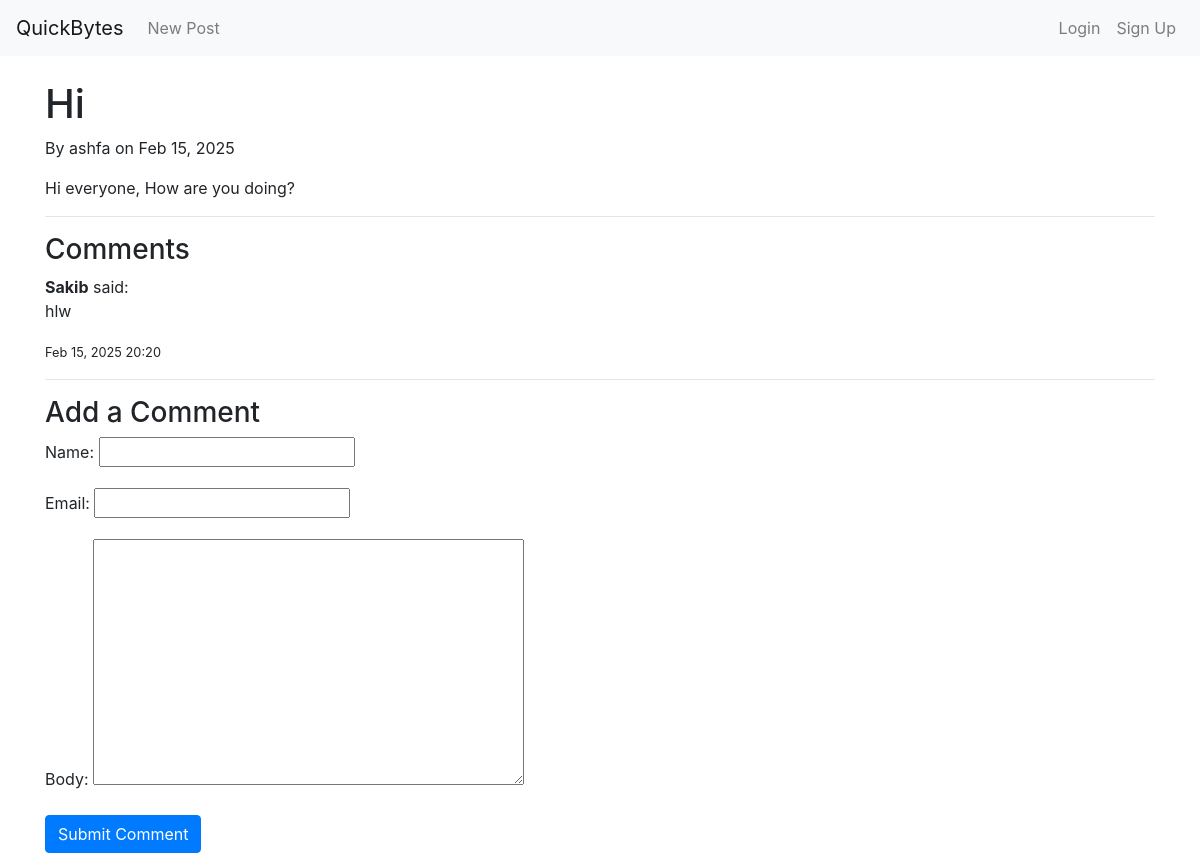
Screenshot of /post/hi/ with the database file from the repository.
### blog/models.py (models this page shows, shortened)
class Post(models.Model):
    title = models.CharField(max_length=200)
    slug = models.SlugField(unique=True)
    author = models.ForeignKey(User, on_delete=models.CASCADE)
    content = RichTextField()
    published_date = models.DateTimeField(auto_now_add=True)
    category = models.ForeignKey(Category, on_delete=models.SET_NULL, null=True, blank=True)

class Comment(models.Model):
    post = models.ForeignKey(Post, related_name='comments', on_delete=models.CASCADE)
    name = models.CharField(max_length=80)
    email = models.EmailField()
    body = models.TextField()
    created_on = models.DateTimeField(auto_now_add=True)
    active = models.BooleanField(default=True)
    class Meta:
        ordering = ['created_on']

### blog/views.py (the view)
# urls.py: path('post/<slug:slug>/', PostDetailView.as_view(), name='post_detail'),
class PostDetailView(DetailView):
    model = Post
    template_name = 'blog/post_detail.html'
    def get_context_data(self, **kwargs):
        context = super().get_context_data(**kwargs)
        context['comment_form'] = CommentForm()
        return context

### blog/forms.py
class CommentForm(forms.ModelForm):
    class Meta:
        model = Comment
        fields = ['name', 'email', 'body']

### blog/templates/blog/post_detail.html (shortened to what this page needs)
{% extends 'blog/base.html' %}
{% block content %}
<article>
    <h1>{{ object.title }}</h1>
    <p>By {{ object.author }} on {{ object.published_date|date:"M d, Y" }}</p>
    <div>{{ object.content|safe }}</div>
</article>
<hr>
<section>
    <h3>Comments</h3>
    {% for comment in object.comments.all %}
        <div class="mb-2">
            <strong>{{ comment.name }}</strong> said:
            <p>{{ comment.body }}</p>
            <small>{{ comment.created_on|date:"M d, Y H:i" }}</small>
        </div>
    {% empty %}
        <p>No comments yet.</p>
    {% endfor %}
</section>
<hr>
<section>
    <h3>Add a Comment</h3>
    <form method="post" action="{% url 'add_comment' slug=object.slug %}">
        {{ comment_form.as_p }}
        <button type="submit" class="btn btn-primary">Submit Comment</button>
    </form>
</section>
{% endblock %}

### rows the page displays
Post: title "Hi", author "ashfa", published_date "Feb 15, 2025", content "Hi everyone, How are you doing?"
Comment: name "Sakib", body "hlw", created_on "Feb 15, 2025 20:20"
